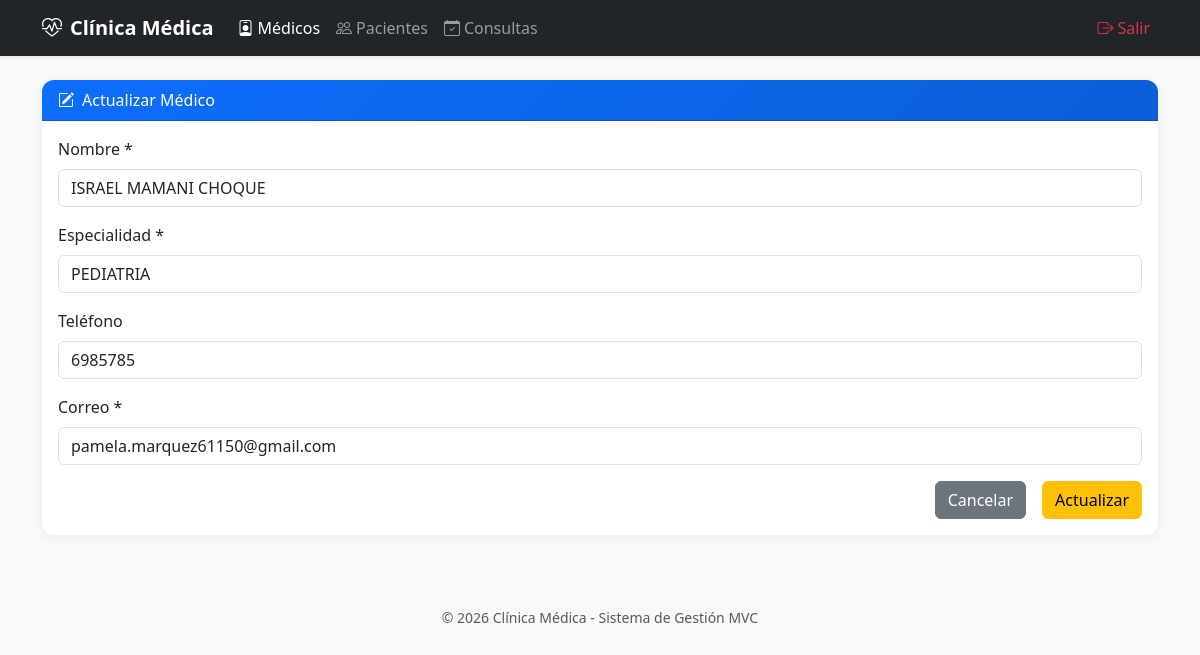
Page /medicos/edit/1 on the committed database.
### models/medico_model.py (models this page shows, shortened)
class Medico(db.Model):
    __tablename__ = 'medicos'
    id = db.Column(db.Integer, primary_key=True)
    nombre = db.Column(db.String(100), nullable=False)
    especialidad = db.Column(db.String(80), nullable=False)
    telefono = db.Column(db.String(20))
    correo = db.Column(db.String(100), unique=True, nullable=False)
    consultas = db.relationship('Consulta', backref='medico', lazy=True, cascade='all, delete-orphan')
    @staticmethod
    def get_by_id(id):
        return Medico.query.get(id)
    def delete(self):
        db.session.delete(self)
        db.session.commit()

### controllers/medico_controller.py (the view, shortened to what this page needs)
@medico_bp.route('/edit/<int:id>', methods=['GET', 'POST'])
def edit(id):
    medico = Medico.get_by_id(id)
    if not medico:
        flash('❌ Médico no encontrado', 'danger')
        return redirect(url_for('medico.index'))
    return medico_view['edit'](medico)

### run.py (called while the page is built)
@app.context_processor
def inject_active_path():
    def is_active(path):
        return 'active' if request.path.startswith(path) else ''
    return dict(is_active=is_active)

### views/medico_view.py (called while the page is built)
def edit(medico):
    return render_template('medicos/edit.html', medico=medico)

### templates/medicos/edit.html (shortened to what this page needs)
{% extends 'base.html' %}
{% block content %}
<div class="card">
    <div class="card-header"><i class="bi bi-pencil-square me-2"></i>Actualizar Médico</div>
    <div class="card-body">
        <form action="{{ url_for('medico.edit', id=medico.id) }}" method="POST">
            <div class="mb-3"><label class="form-label">Nombre *</label><input type="text" class="form-control" name="nombre" value="{{ medico.nombre }}" required></div>
            <div class="mb-3"><label class="form-label">Especialidad *</label><input type="text" class="form-control" name="especialidad" value="{{ medico.especialidad }}" required></div>
            <div class="mb-3"><label class="form-label">Teléfono</label><input type="tel" class="form-control" name="telefono" value="{{ medico.telefono }}"></div>
            <div class="mb-3"><label class="form-label">Correo *</label><input type="email" class="form-control" name="correo" value="{{ medico.correo }}" required></div>
            <div class="d-grid gap-2 d-md-flex justify-content-md-end">
                <a href="{{ url_for('medico.index') }}" class="btn btn-secondary me-md-2">Cancelar</a>
                <button type="submit" class="btn btn-warning">Actualizar</button>
            </div>
        </form>
    </div>
</div>
{% endblock %}

### templates/base.html (style rules this page uses)
:root { --primary: #0d6efd; --secondary: #6c757d; }
body { background: #f8f9fa; font-family: 'Segoe UI', system-ui, sans-serif; }
.card { border: none; box-shadow: 0 2px 12px rgba(0,0,0,.06); border-radius: 12px; }
.card-header { background: linear-gradient(135deg, var(--primary), #0b5ed7); color: white; border-radius: 12px 12px 0 0 !important; font-weight: 500; }

### rows in the picture
Medico: nombre "ISRAEL MAMANI CHOQUE", especialidad "PEDIATRIA", telefono "6985785", correo "pamela.marquez61150@gmail.com"
